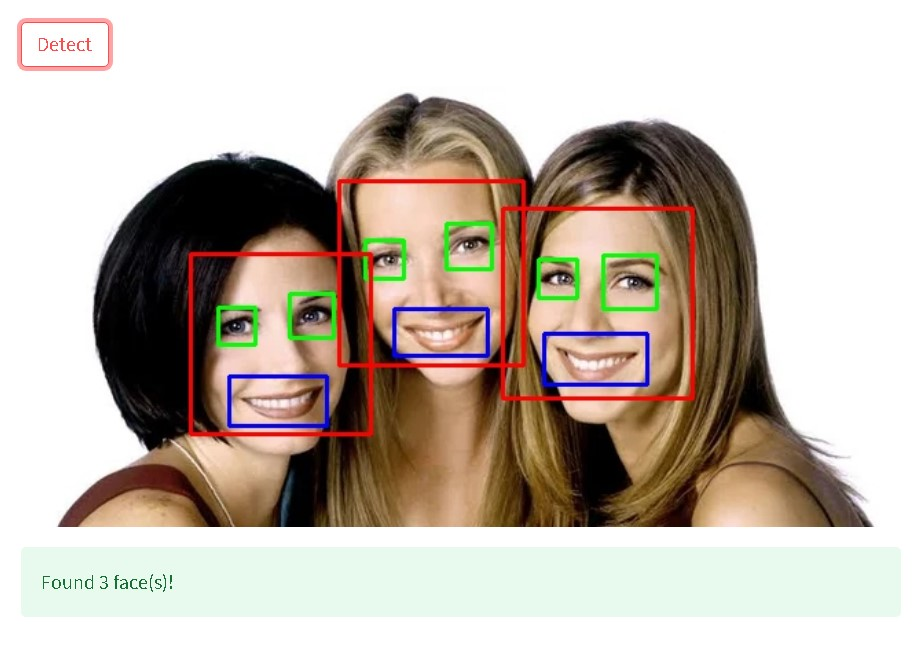
#> input picture image.jpg, 916 x 650 px
$ python -i app.py   (imports and definitions only)
#> lines starting #> are read from the running program, lines starting #| are printed output that depends on the picture; after the words box and inside, x2 and y2 are one past the last pixel; in counts of white or black regions, pixels touching at a corner belong together
#> further down, picture is the input picture: PIL image 916x650 RGB; mean R, G, B 194.6, 184.2, 173.7
import streamlit as st
import cv2
from PIL import Image
import numpy as np

try:
    face_cascade = cv2.CascadeClassifier(cv2.data.haarcascades + 'haarcascade_frontalface_default.xml')
    eye_cascade = cv2.CascadeClassifier(cv2.data.haarcascades + 'haarcascade_eye.xml')
    smile_cascade = cv2.CascadeClassifier(cv2.data.haarcascades + 'haarcascade_smile.xml')
except Exception:
    st.write("Error loading cascade classifiers")

def detect(image):

    image = np.array(image.convert('RGB'))
    faces = face_cascade.detectMultiScale(image=image, scaleFactor=1.3, minNeighbors=5)
#> faces = [[331, 181, 191, 191], [494, 204, 203, 203], [193, 261, 170, 170]]
    for (x, y, w, h) in faces:


        cv2.rectangle(img=image, pt1=(x, y), pt2=(x + w, y + h), color=(255, 0, 0), thickness=2)

        roi = image[y:y+h, x:x+w]

        eyes = eye_cascade.detectMultiScale(roi)

        smile = smile_cascade.detectMultiScale(roi, minNeighbors = 25)

        for (ex,ey,ew,eh) in eyes:
            cv2.rectangle(roi, (ex, ey), (ex+ew, ey+eh), (0,255,0), 2)

        for (sx,sy,sw,sh) in smile:
            cv2.rectangle(roi, (sx, sy), (sx+sw, sy+sh), (0,0,255), 2)
#> this loop made 3 passes
#> (x, y, w, h, eyes, smile) on passes 1 to 3: (331, 181, 191, 191, [[140, 52, 23, 23], [116, 45, 38, 38], [37, 60, 36, 36]], [[61, 123, 86, 43]]), (494, 204, 203, 203, [[46, 56, 35, 35], [113, 53, 48, 48]], [[53, 130, 96, 48], [104, 83, 75, 38]]), (193, 261, 170, 170, [[97, 34, 40, 40], [26, 44, 40, 40]], [[39, 113, 89, 44]])
#> pass 1, in detect, `roi = image[y:y+h, x:x+w]`:
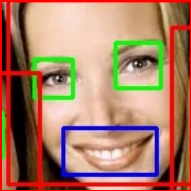
#> roi: shape (191, 191, 3); mean R, G, B 170.8, 125.7, 103.1
#> pass 2, in detect, `roi = image[y:y+h, x:x+w]`:
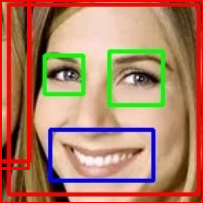
#> roi: shape (203, 203, 3); mean R, G, B 175, 126.6, 101.2
#> pass 3, in detect, `roi = image[y:y+h, x:x+w]`:
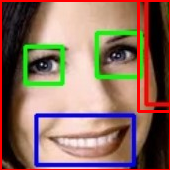
#> roi: shape (170, 170, 3); mean R, G, B 140.1, 110.1, 96.9
#> after the loop:
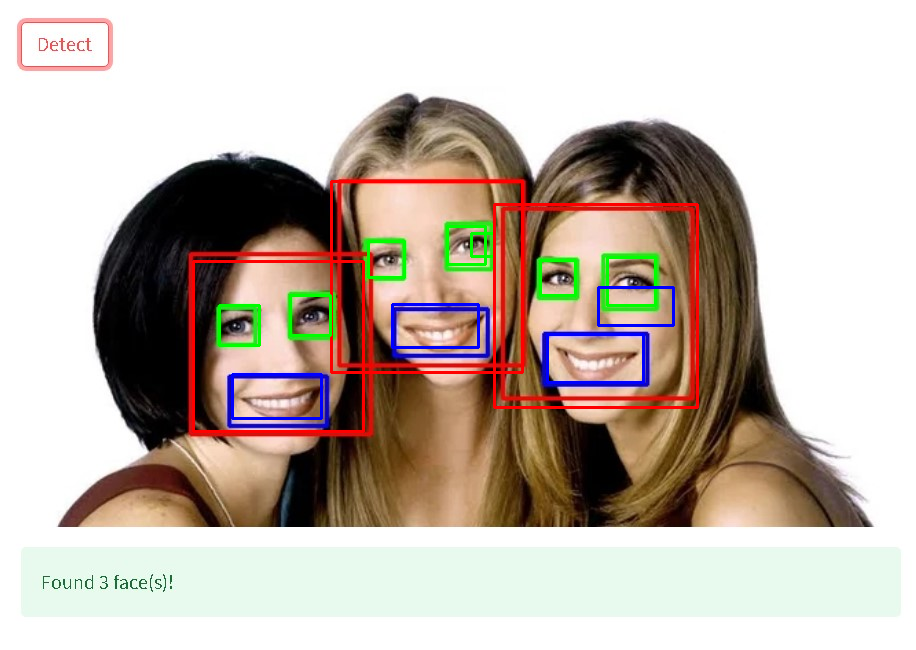
#> image: shape (650, 916, 3); 2.14% of pixels changed, all inside (x1, y1, x2, y2) = (192, 180, 699, 433)
#> after the loop:
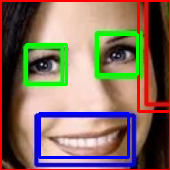
#> roi: shape (170, 170, 3); 6.04% of pixels changed, all inside (x1, y1, x2, y2) = (25, 33, 139, 159)

    return image, faces


def main():
    st.title("WELCOME TO FACE DETECTION APP :camera_with_flash: ")
    st.write("**This web application is built using the Haar cascade Classifier**")
    st.write("Upload the image in the specified format and click detect to process and identify faces in the image")
    image_file = st.file_uploader("UPLOAD IMAGE", type=['jpeg', 'png', 'jpg', 'webp'])

    if image_file is not None:

    	image = Image.open(image_file)

    	if st.button("Detect"):
    		result_img, result_faces = detect(image=image)
    		st.image(result_img, use_column_width = True)
    		st.success("Found {} face(s)!\n".format(len(result_faces)))
# [2 lines not run here, left out]

>>> from PIL import Image
>>> picture = Image.open('image.jpg')
>>> result = detect(picture)
